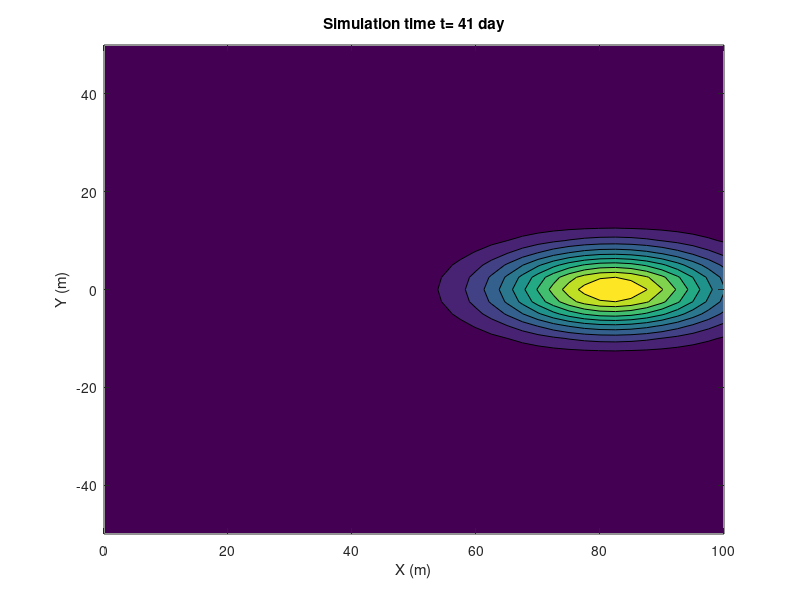

This chart was generated by the following MATLAB code:
function [conc,M] = G_puff (m,Dx,Dy,v,b)
%G_PUFF: Gaussian puff for solving advection-dispersion equations
% Synopsis: [c,M] = G_puff (m,Dx,Dy,v,b)
%
% Input: m  = mass [kg]
%        Dx = dispersion coeffient in X direction [m^2/day]
%        Dy = dispersion coeffient in Y direction [m^2/day]
%        v  = flow velocity [m/day]
%        b  = aquifier thickness [m]
%
% Output: conc = concentration of the containimant [kg/m^3]
%         M    = movie of concentration contours

if (nargin < 5),  b  = 1.0; end % m
if (nargin < 4),  v  = 0.5; end % m/day
if (nargin < 3),  Dx = 0.5; end % m^2/day
if (nargin < 2),  Dy = 0.1; end % m^2/day
if (nargin == 0), m  = 1.0; end % kg

% Start the loop of time. Vecterization is needed for the calculation.
% Do not use loop for the cells in the x-y space.
tmax = 100/v;

[X,Y,T] = meshgrid(0:2.5:100,-50:2.5:50,tmax/50:tmax/50:tmax);

% Initalize the concentration matrix.
conc = zeros(size(X,1),size(Y,2),size(tmax/50:tmax/50:tmax,3));
conc = (m/b) / (4*pi*sqrt(Dx*Dy)) .* exp(-(X-v.*T).^2./(4*Dx.*T) - Y.^2./(4*Dy.*T));

set(gca,'nextplot','replacechildren');

parfor it = 1:size(T,2);
    contourf(X(:,:,it),Y(:,:,it),conc(:,:,it));
    xlabel(gca,'X (m)');
    ylabel(gca,'Y (m)');
    time_title = ['Simulation time t= ',num2str(it),' day'];
    title(gca,time_title);
    set(gca,'Visible','on');
    M(it) = getframe(gca); 
end

end
